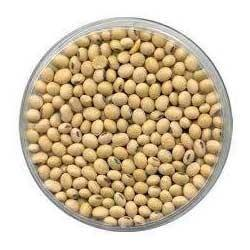
#> input picture beans.jpg, 250 x 250 px
$ python main.py
#> lines starting #> are read from the running program, lines starting #| are printed output that depends on the picture; after the words box and inside, x2 and y2 are one past the last pixel; in counts of white or black regions, pixels touching at a corner belong together
from cv2 import cv2
import numpy as np
from skimage.morphology import opening

img = cv2.imread("beans.jpg")
#> img is the input picture: shape (250, 250, 3); mean B, G, R 174.3, 198, 213.3
kernel = np.ones((5, 5), np.uint8)

# Bước 1: Chuyển về ảnh xám
gray = cv2.cvtColor(img, cv2.COLOR_BGR2GRAY)
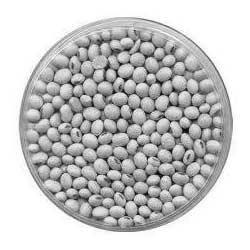
#> gray: shape (250, 250); min 4, max 255, mean 199.9

# Bước 2: Làm mờ ảnh
blur = cv2.GaussianBlur(gray, (9, 9), 1)
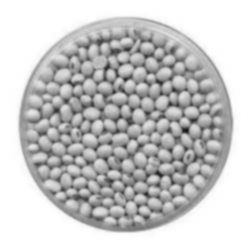
#> blur: shape (250, 250); min 20, max 255, mean 199.9
cv2.imshow('new', blur)

# Bước 3: Lọc nhiễu
new = cv2.adaptiveThreshold(blur, 255, cv2.ADAPTIVE_THRESH_MEAN_C, cv2.THRESH_BINARY, 9, -5)
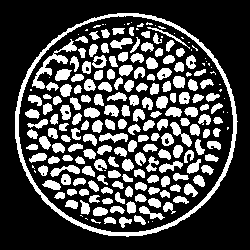
#> new: shape (250, 250); 28.2% white; 215 white regions (42 under 20 px), largest, box (x1, y1, x2, y2) and area: (15, 13, 238, 237) 2721, (32, 39, 77, 89) 442, (170, 122, 192, 147) 194

# Bước 4: Opening
opening = cv2.morphologyEx(new, cv2.MORPH_OPEN, kernel)
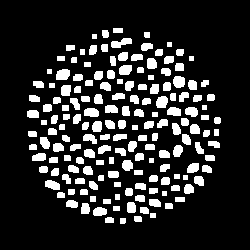
#> opening: shape (250, 250); 16.6% white; 167 white regions

# Bước 5: Đếm
contours, _ = cv2.findContours(opening, cv2.RETR_TREE, cv2.CHAIN_APPROX_SIMPLE)
#> contours = 167 contours, 8 with area under 20; largest, box (x1, y1, x2, y2) and area: (56, 69, 70, 80) 112, (111, 38, 132, 48) 106, (173, 76, 185, 88) 104, (156, 96, 168, 108) 101, (84, 108, 99, 117) 98

# Kiểm tra kết quả
cv2.drawContours(img, contours, -1, (255, 0, 0), 3)
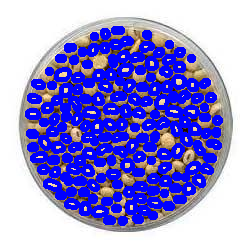
#> img: shape (250, 250, 3); mean B, G, R 217.4, 144.3, 149.8
cv2.imshow('opening', opening)
print("Count: " + str(len(contours)))
#| Count: 167
cv2.waitKey(0)
cv2.destroyAllWindows()

$ run again, with bieudo.png saved as beans.jpg
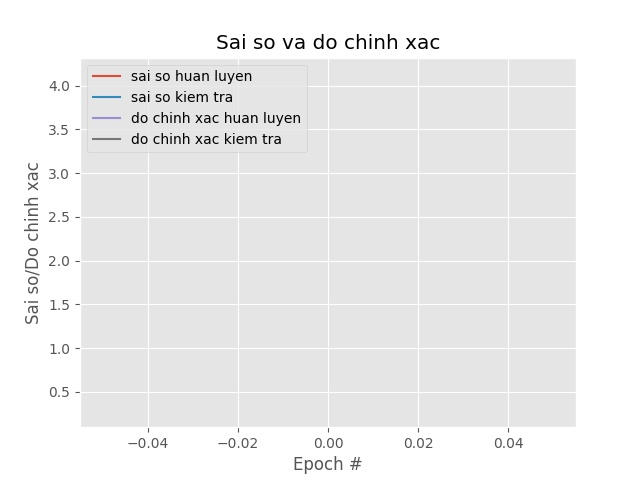
#> input picture bieudo.png, 640 x 480 px
#> img is the input picture: shape (480, 640, 3); mean B, G, R 237.3, 237.3, 237.3
#> `new = cv2.adaptiveThreshold(blur, 255, cv2.ADAPTIVE_THRESH_MEAN_C, cv2..`:
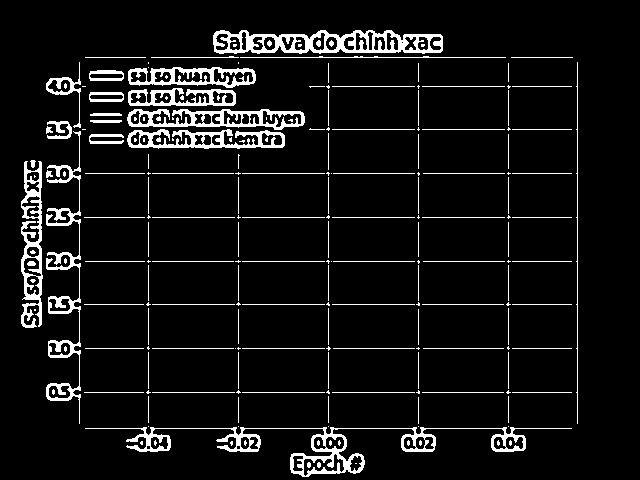
#> new: shape (480, 640); 7.5% white; 204 white regions (96 under 20 px), largest, box (x1, y1, x2, y2) and area: (85, 427, 572, 477) 3231, (213, 30, 443, 54) 2777, (46, 131, 81, 424) 2078
#> opening: shape (480, 640); 0.52% white; 38 white regions
#> contours = 38 contours, 12 with area under 20; largest, box (x1, y1, x2, y2) and area: (246, 36, 254, 50) 83, (305, 39, 313, 49) 63, (337, 38, 344, 49) 60, (26, 294, 40, 300) 57, (275, 37, 283, 46) 52
#> `cv2.drawContours(img, contours, -1, (255, 0, 0), 3)`:
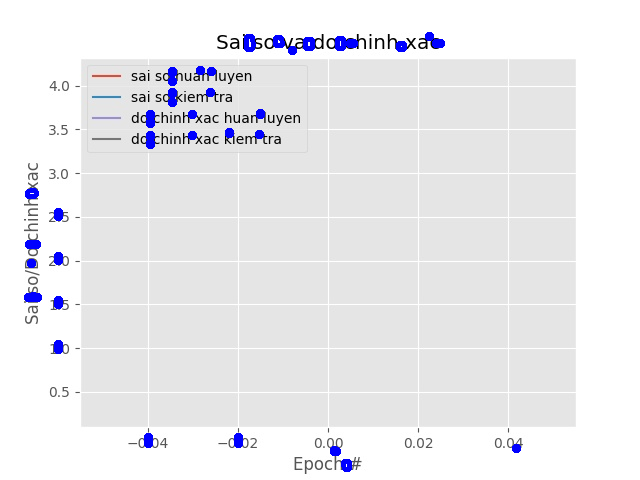
#> img: shape (480, 640, 3); 1.19% of pixels changed, all inside (x1, y1, x2, y2) = (24, 32, 521, 472)
#| Count: 38
